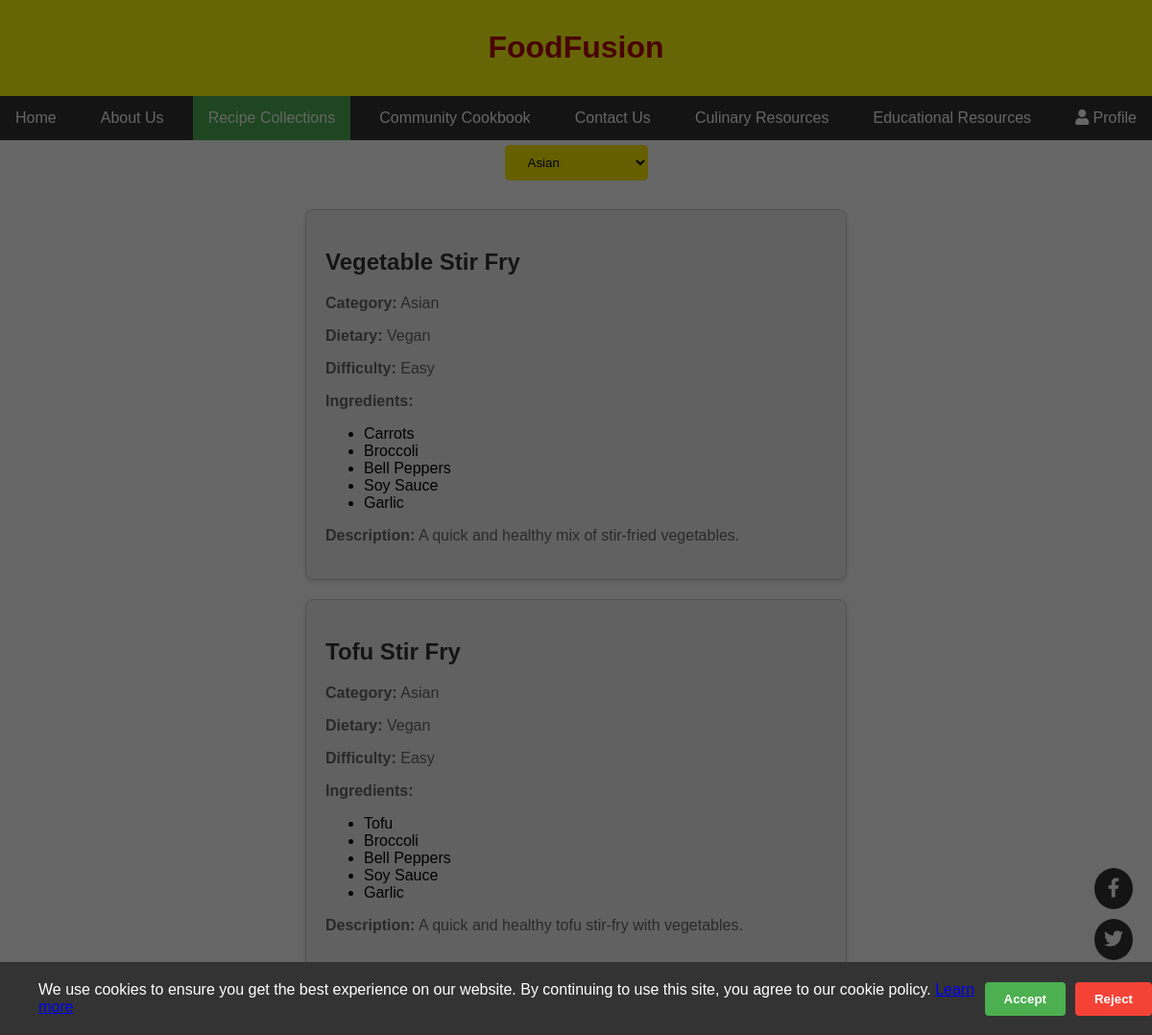
/recipecollection.php?category=Asian (signed in), run on the app's committed database.
### tables this page shows
CREATE TABLE `recipes` (
  `recipe_id` int(11) NOT NULL,
  `title` varchar(255) NOT NULL,
  `description` text DEFAULT NULL,
  `categories` varchar(100) DEFAULT NULL,
  `dietary_preferences` varchar(100) DEFAULT NULL,
  `difficulty_level` enum('Easy','Medium','Hard') DEFAULT 'Easy',
  `ingredients` text NOT NULL,
  `created_by` int(11) DEFAULT NULL,
  `created_at` timestamp NOT NULL DEFAULT current_timestamp()
);

### recipecollection.php (the view, shortened to what this page needs)
<?php
$loggedIn = isset($_SESSION['logged_in']) && $_SESSION['logged_in'] === true;
require_once 'db_connect.php';
$selectedCategory = isset($_GET['category']) ? $_GET['category'] : '';
$categoryQuery = "SELECT DISTINCT categories FROM recipes WHERE categories IS NOT NULL";
$categoryResult = $conn->query($categoryQuery);
if ($selectedCategory) {
    $stmt = $conn->prepare("SELECT title, description, categories, dietary_preferences, difficulty_level, ingredients FROM recipes WHERE categories = ?");
    $stmt->bind_param("s", $selectedCategory);
} else {
    $stmt = $conn->prepare("SELECT title, description, categories, dietary_preferences, difficulty_level, ingredients FROM recipes");
}
$stmt->execute();
$result = $stmt->get_result();
$recipes = $result->fetch_all(MYSQLI_ASSOC);
?>
<!DOCTYPE html>
<html lang="en">
<head>
    <link rel="stylesheet" href="css/hello.css">
    <link rel="stylesheet" href="css/login.css">
    <link rel="stylesheet" href="https://cdnjs.cloudflare.com/ajax/libs/font-awesome/5.15.4/css/all.min.css">
    <link rel="stylesheet" href="css/recipecollection.css">
</head>
<body>
    <div class="container">
        <div class="headerIcon">
            <h1>FoodFusion</h1>
        </div>
        <div class="mainContent">
            <nav class="navbar">
                <ul class="nav-links" id="nav-links">
                    <li><a href="homepage.php">Home</a></li>
                    <li><a href="aboutus.php">About Us</a></li>
                    <li><a class="active" href="recipecollection.php">Recipe Collections</a></li>
                    <li><a href="communityCookbook.php">Community Cookbook</a></li>
                    <li><a href="contactUs.php">Contact Us</a></li>
                    <li><a href="culinaryResources.php">Culinary Resources</a></li>
                    <li><a href="eduResources.php">Educational Resources</a></li>
                    <li style="float:right"><a href="#" <?php echo !$loggedIn ? 'id="profile-btn"' : 'id="profile-link"'; ?>><i class="fas fa-user"></i> Profile</a></li>
                </ul>
            </nav>
            <div class="container" style="align-items: center; padding-top:5px">
                <div class="dropdown">
                    <select id="category-select" class="dropdown-btn">
                        <?php while ($row = $categoryResult->fetch_assoc()): ?>
                            <option value="<?php echo htmlspecialchars($row['categories']); ?>"
                                <?php echo ($selectedCategory == $row['categories']) ? 'selected' : ''; ?>>
                                <?php echo htmlspecialchars($row['categories']); ?>
                            </option>
                        <?php endwhile; ?>
                    </select>
                </div>
            </div>
            <div class="recipeContainer" id="recipe-container">
                <?php if (count($recipes) > 0): ?>
                    <?php foreach ($recipes as $row): ?>
                        <div class="recipe">
                            <h2><?php echo htmlspecialchars($row['title']); ?></h2>
                            <p><strong>Category:</strong> <?php echo htmlspecialchars($row['categories']); ?></p>
                            <p><strong>Dietary:</strong> <?php echo htmlspecialchars($row['dietary_preferences']); ?></p>
                            <p><strong>Difficulty:</strong> <?php echo htmlspecialchars($row['difficulty_level']); ?></p>
                            <p><strong>Ingredients:</strong></p>
                            <?php
                                $ingredientsList = explode(',', $row['ingredients']);
                                if (count($ingredientsList) > 0):
                            ?>
                            <ul class="ingredients-list">
                                <?php foreach ($ingredientsList as $ingredient): ?>
                                    <li><?php echo htmlspecialchars(trim($ingredient)); ?></li>
                                <?php endforeach; ?>
                            </ul>
                            <?php endif; ?>
                            <p><strong>Description:</strong> <?php echo htmlspecialchars($row['description']); ?></p>
                        </div>
                    <?php endforeach; ?>
                <?php else: ?>
                    <p>No recipes found.</p>
                <?php endif; ?>
            </div>
        </div>
        <div class="footerIcon">
        </div>
    </div>
    <div class="social-media-links">
        <a href="https://www.facebook.com" target="_blank"><i class="fab fa-facebook-f"></i></a>
        <a href="https://www.twitter.com" target="_blank"><i class="fab fa-twitter"></i></a>
        <a href="https://www.instagram.com" target="_blank"><i class="fab fa-instagram"></i></a>
    </div>
    <div class="cookie-popup" id="cookie-popup">
        <div class="cookie-popup-content">
            <p>We use cookies to ensure you get the best experience on our website. By continuing to use this site, you agree to our cookie policy. <a href="#">Learn more</a></p>
            <div class="cookie-buttons">
                <button class="accept-btn" id="accept-btn">Accept</button>
                <button class="reject-btn" id="reject-btn">Reject</button>
            </div>
        </div>
    </div>
</body>
</html>

### css/hello.css (style rules this page uses)
body, html { height: 100%; margin: 0; }
body { font-family: Arial, sans-serif; }
.container { display: flex; flex-direction: column; min-height: 100%; }
.headerIcon { background-color: #FFFF11; text-align: center; color: #B60707; padding: 10px; position: relative; }
.footerIcon { background-color: grey; text-align: center; padding: 10px; }
.mainContent { flex-grow: 1; }
.navbar { background-color: #333; overflow: hidden; }
.nav-links { list-style-type: none; margin: 0; padding: 0; display: flex; justify-content: space-between; }
.nav-links li { float: left; }
.nav-links li a { display: block; color: white; text-align: center; padding: 14px 16px; text-decoration: none; }
.nav-links .active { background-color: #4CAF50; }
.recipe { background-color: #f4f4f4; border: 1px solid #ccc; border-radius: 8px; box-shadow: 0 2px 4px rgba(0, 0, 0, 0.1); margin: 10px; padding: 20px; width: 45%; }
.recipe h2 { color: #333; }
.recipe p { color: #666; }
.recipeContainer { display: flex; flex-wrap: wrap; justify-content: space-around; padding: 20px; }
.social-media-links { position: fixed; right: 20px; bottom: 20px; display: flex; flex-direction: column; }
.social-media-links a { color: white; background-color: #333; border-radius: 50%; padding: 10px; margin: 5px 0; text-align: center; text-decoration: none; font-size: 20px; transition: background-color 0.3s; }
body.cookie-pending { overflow: hidden; }
body.cookie-pending::before { content: ""; position: fixed; top: 0; left: 0; width: 100%; height: 100%; background-color: rgba(0, 0, 0, 0.6); z-index: 999; }
.cookie-popup { display: none; position: fixed; bottom: 0; left: 0; width: 100%; background-color: #333; color: white; text-align: center; padding: 20px; z-index: 1000; }
.cookie-popup-content { display: flex; justify-content: space-between; align-items: center; max-width: 1200px; margin: 0 auto; padding: 0 20px; }
.cookie-popup-content p { margin: 0; text-align: left; flex-grow: 1; }
.cookie-buttons { display: flex; gap: 10px; }
.accept-btn, .reject-btn { padding: 10px 20px; border: none; cursor: pointer; border-radius: 4px; font-weight: bold; }
.accept-btn { background-color: #4CAF50; color: white; }
.reject-btn { background-color: #f44336; color: white; }

### css/recipecollection.css (style rules this page uses)
.dropdown { position: relative; display: inline-block; }
.dropdown-btn { padding: 10px 20px; background-color: #ffee00; color: rgb(0, 0, 0); border: none; border-radius: 5px; cursor: pointer; }

### data on the page
recipes: title "Vegetable Stir Fry", categories "Asian", dietary_preferences "Vegan", difficulty_level "Easy", ingredients "Carrots", ingredients "Broccoli", ingredients "Bell Peppers", ingredients "Soy Sauce", ingredients "Garlic", description "A quick and healthy mix of stir-fried vegetables."
recipes: title "Tofu Stir Fry", categories "Asian", dietary_preferences "Vegan", difficulty_level "Easy", ingredients "Tofu", ingredients "Broccoli", ingredients "Bell Peppers", ingredients "Soy Sauce", ingredients "Garlic", description "A quick and healthy tofu stir-fry with vegetables."

### other printed values
form field value "Asian"
